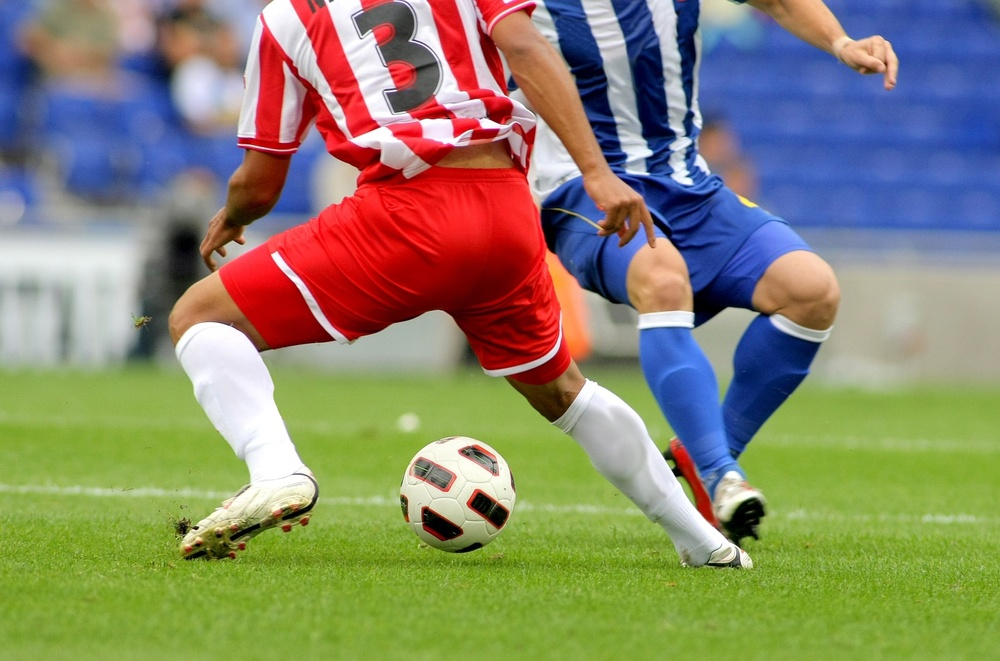
#> input picture ch3/soccer.jpg, 1000 x 661 px, shrunk from 1434 x 948 before the run
$ python ch03_00.py
#> lines starting #> are read from the running program, lines starting #| are printed output that depends on the picture
#!/usr/bin/env python3
# -*- coding: utf-8 -*-
"""
Created on Wed Oct 16 00:09:46 2024

@author: imtaeyeon
"""

#이진 알고리즘 1 -> 히스토그램으로 임계값 찾기
#이렇게 히스토그램으로 특정 임계점을 잡고 크면 1 작으면 0
#하지만 실제 사용에서는 임계값이 딱 나오지 않는 경우가 많아서 사용하기가 좀 힘들다.
import cv2 as cv
import matplotlib.pyplot as plt

img = cv.imread('soccer.jpg')
#> img is the input picture: shape (661, 1000, 3); mean B, G, R 107.3, 133.3, 136.8
h=cv.calcHist(img, [2], None, [256], [0, 256])
#> h = 256 values, max 95 at index 255, min 0 at index 0, mean 11.72
plt.plot(h, color='r', linewidth=1)
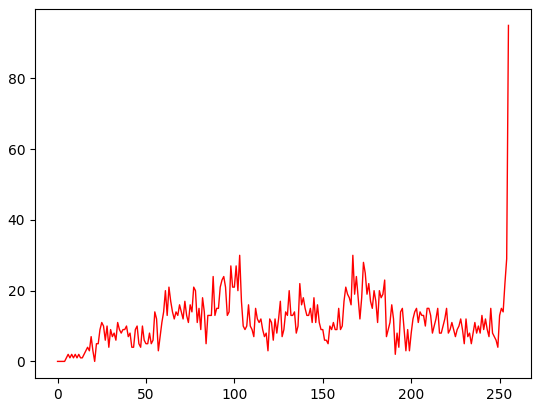
#> figure drawn by matplotlib, 1 panel; curve peaks at x = 255, y = 95

$ run again, with ch3/mistyroad.jpg copied over ch3/soccer.jpg
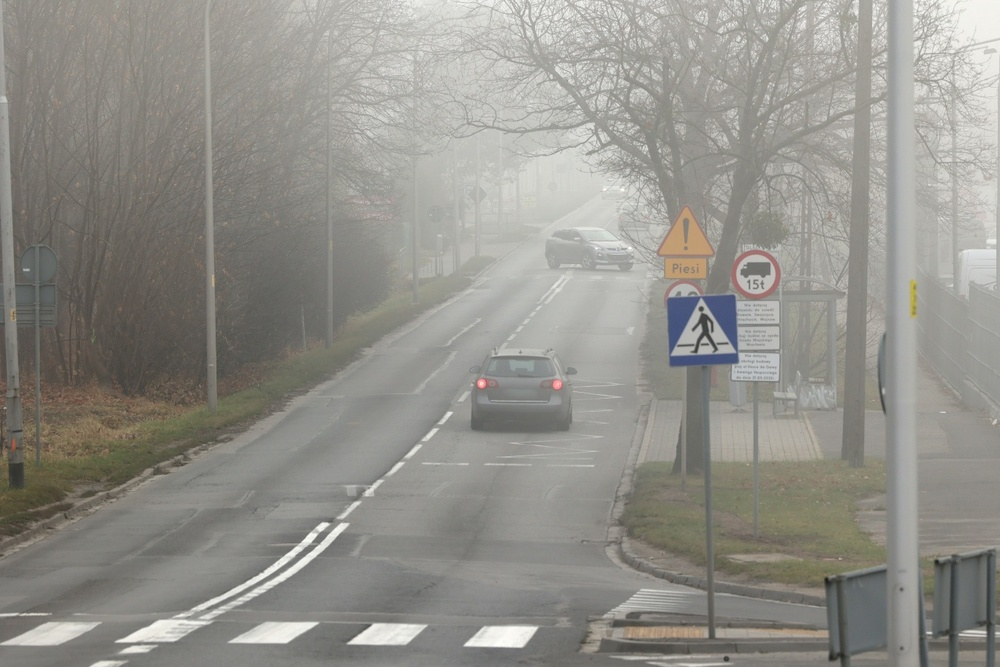
#> input picture ch3/mistyroad.jpg, 1000 x 667 px, shrunk from 1368 x 912 before the run
#> img is the input picture: shape (667, 1000, 3); mean B, G, R 138.7, 145, 146.5
#> h = 256 values, max 48 at index 179, min 0 at index 0, mean 11.72
#> `plt.plot(h, color='r', linewidth=1)`:
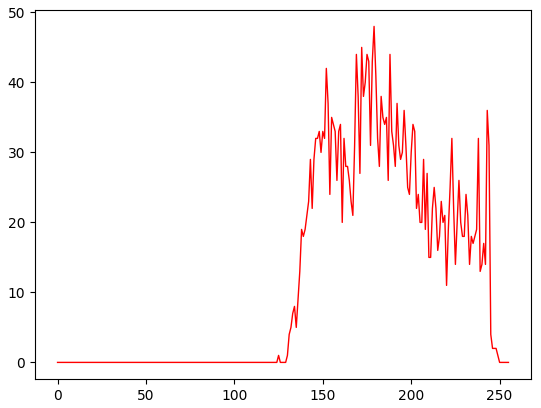
#> figure drawn by matplotlib, 1 panel; curve peaks at x = 179, y = 48

$ run again, with ch3/rose.png saved as ch3/soccer.jpg
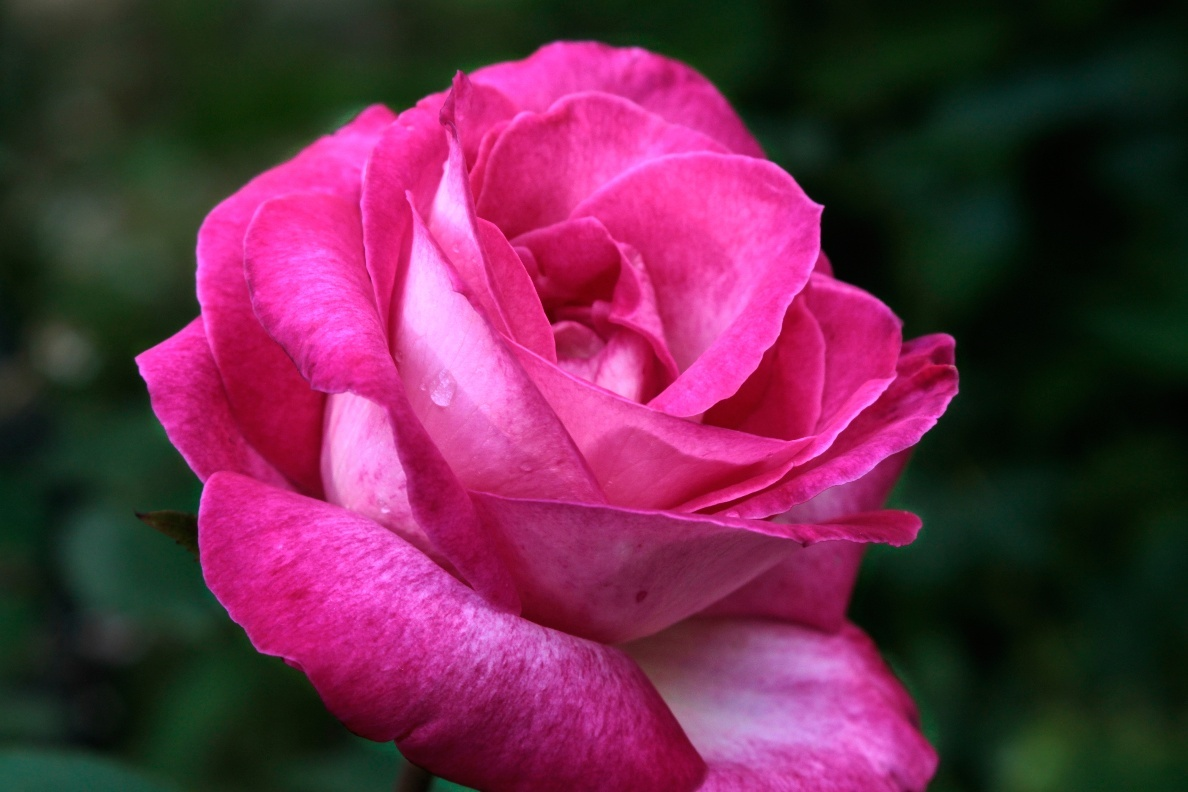
#> input picture ch3/rose.png, 1188 x 792 px
#> img is the input picture: shape (792, 1188, 3); mean B, G, R 74.2, 43.7, 103.7
#> h = 256 values, max 270 at index 4, min 0 at index 79, mean 13.92
#> `plt.plot(h, color='r', linewidth=1)`:
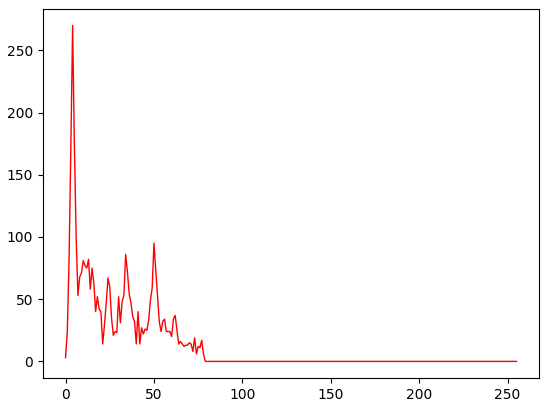
#> figure drawn by matplotlib, 1 panel; curve peaks at x = 4, y = 270
